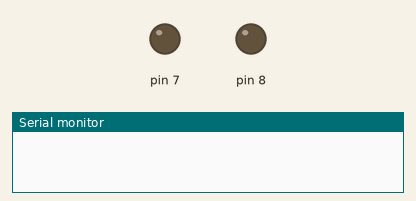
Recording of a program running on a simulated Arduino Uno, built with avr-gcc and run on an emulated ATmega328P. Parts: output pins drawn as LEDs (lit = HIGH), the last lines printed to the serial monitor.

Above: at 2.5 s.
At 7.5 s:
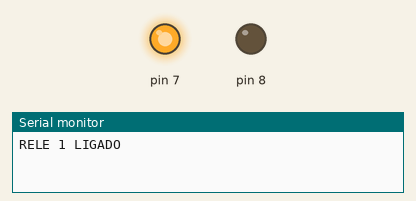
At 12.5 s:
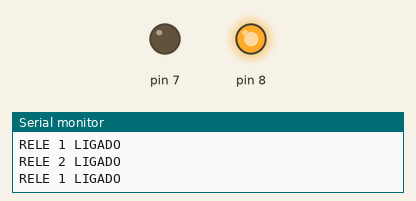
At 17.5 s:
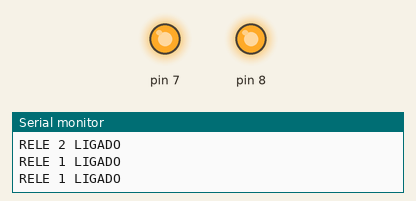
Timing chart, 0 to 26.0 s (numbered marks = the images above):
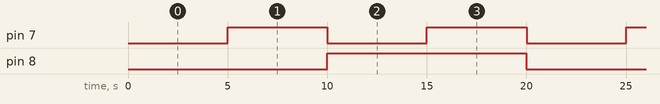

Measured:
- by itself, pin 7: alternates HIGH for 5.0 s and LOW for 5.0 s
- by itself, pin 8: alternates HIGH for 10.0 s and LOW for 10.0 s
- by itself, everything shown: repeats every 20.0 s, in 6 steps

The program:

main.cpp
```cpp
#include <Arduino.h>
//estrutura temporizador
struct Temporizador
{
  unsigned long int tempo_anterior;
  unsigned long int intervalo;

};
//estrutura rele
struct rele
{
  int valor;//valor do rele
  int periferico;//pino do rele
  Temporizador temporizador;//estrutura temporizador
};
rele rele1;
rele rele2;


void setup()
{
  Serial.begin(9600);
  rele1.temporizador.intervalo = 5000; // INTERVALO DE 5 EM 5 SEGUNDOS
  rele2.temporizador.intervalo = 10000;//INTERVALO DE 10 EM 10 SEGUNDOS

  rele1.temporizador.tempo_anterior = millis(); //INCIA O TEMPO ANTERIO COM TEMPO ATUAL
  rele2.temporizador.tempo_anterior = millis();
// PINOS RELE 1 E 2
  rele1.periferico = 7;
  rele2.periferico = 8;
  // DEFINIDO COMO PINOS DE SAIDA
  pinMode(rele1.periferico, OUTPUT);
  pinMode(rele2.periferico, OUTPUT);
  // OS RELES COMEÇAM DESLIGADOR
  digitalWrite(rele1.periferico, LOW);
  digitalWrite(rele2.periferico, LOW);
}

void loop()
{
  if (millis() - rele1.temporizador.tempo_anterior > rele1.temporizador.intervalo)
  {
    Serial.println("RELE 1 LIGADO");
    // alterna o estado do rele1
    if (digitalRead(rele1.periferico) == LOW)
    {
      digitalWrite(rele1.periferico, HIGH);
    }
    else
    {
      digitalWrite(rele1.periferico, LOW);
    }
    rele1.temporizador.tempo_anterior = millis();
  }

  if (millis() - rele2.temporizador.tempo_anterior > rele2.temporizador.intervalo)
  {
    Serial.println("RELE 2 LIGADO");

    if (digitalRead(rele2.periferico) == LOW)
    {
      digitalWrite(rele2.periferico, HIGH);
    }
    else
    {
      digitalWrite(rele2.periferico, LOW);
    }
    rele2.temporizador.tempo_anterior = millis();
  }
}
```
